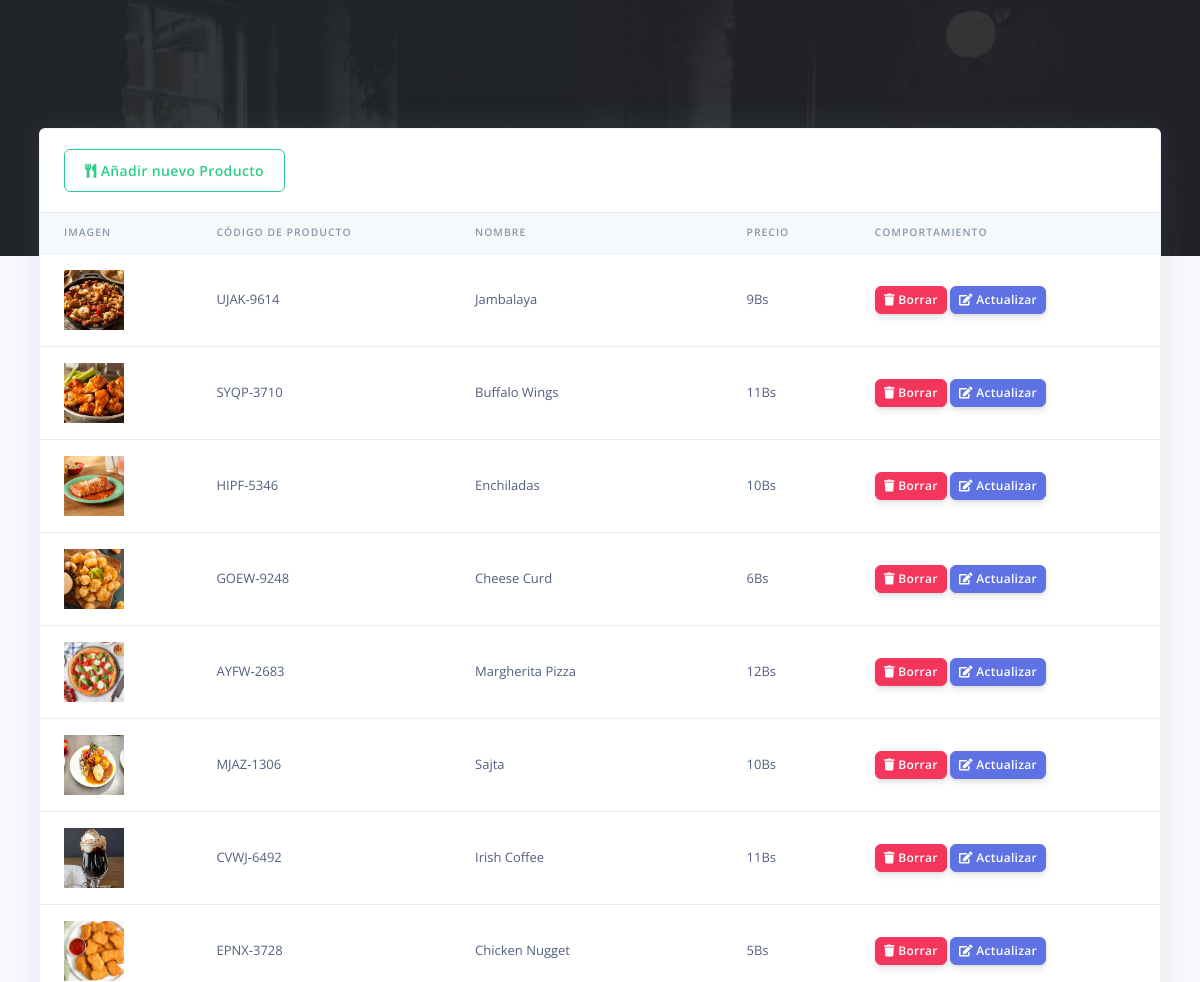
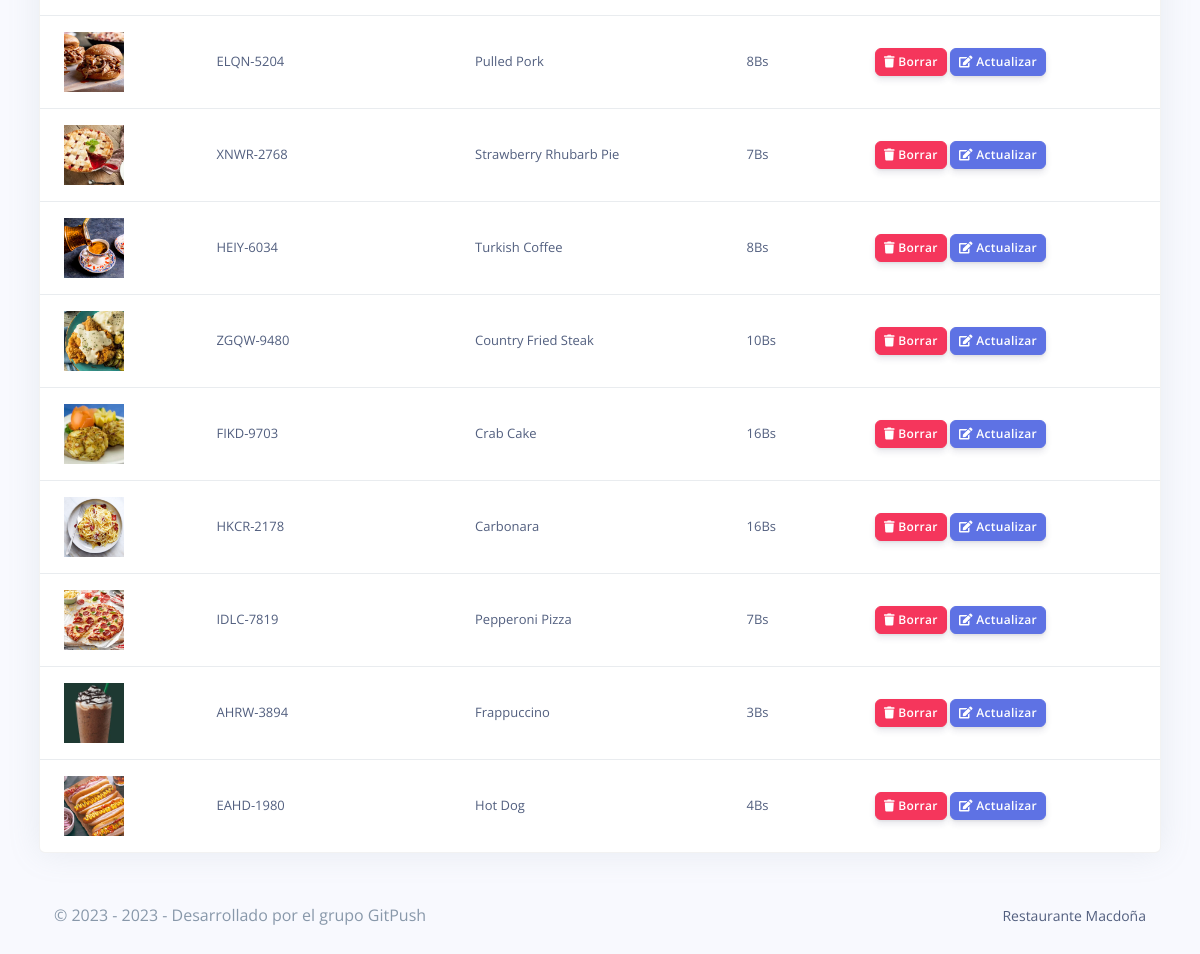
The app's page /Restro/admin/products.php (signed in) with its own data (2 pictures, top to bottom).
### tables this page shows
CREATE TABLE `rpos_productos` (
  `prod_id` varchar(200) NOT NULL,
  `prod_code` varchar(200) NOT NULL,
  `prod_nombre` varchar(200) NOT NULL,
  `prod_img` varchar(200) NOT NULL,
  `prod_desc` longtext NOT NULL,
  `prod_precio` varchar(200) NOT NULL,
  `created_at` timestamp(6) NOT NULL DEFAULT current_timestamp(6) ON UPDATE current_timestamp(6)
);

### Restro/admin/products.php (the view, shortened to what this page needs)
<?php
include('config/config.php');
require_once('partials/_head.php');
?>
<body>
  <div class="main-content">
    <div class="container-fluid mt--8">
      <div class="row">
        <div class="col">
          <div class="card shadow">
            <div class="card-header border-0">
              <a href="add_product.php" class="btn btn-outline-success">
                <i class="fas fa-utensils"></i>
                Añadir nuevo Producto
              </a>
            </div>
            <div class="table-responsive">
              <table class="table align-items-center table-flush">
                <thead class="thead-light">
                  <tr>
                    <th scope="col">IMAGEN</th>
                    <th scope="col">CÓDIGO DE PRODUCTO</th>
                    <th scope="col">NOMBRE</th>
                    <th scope="col">PRECIO</th>
                    <th scope="col">COMPORTAMIENTO</th>
                  </tr>
                </thead>
                <tbody>
                  <?php
                  $ret = "SELECT * FROM  rpos_productos ";
                  $stmt = $mysqli->prepare($ret);
                  $stmt->execute();
                  $res = $stmt->get_result();
                  while ($prod = $res->fetch_object()) {
                  ?>
                    <tr>
                      <td>
                        <?php
                        if ($prod->prod_img) {
                          echo "<img src='assets/img/products/$prod->prod_img' height='60' width='60 class='img-thumbnail'>";
                        } else {
                          echo "<img src='assets/img/products/default.jpg' height='60' width='60 class='img-thumbnail'>";
                        }
                        ?>
                      </td>
                      <td><?php echo $prod->prod_code; ?></td>
                      <td><?php echo $prod->prod_nombre; ?></td>
                      <td><?php echo $prod->prod_precio; ?>Bs</td>
                      <td>
                        <a href="delete_products.php?delete=<?php echo $prod->prod_id; ?>">
                          <button class="btn btn-sm btn-danger">
                            <i class="fas fa-trash"></i>
                            Borrar
                          </button>
                        </a>
                        <a href="update_product.php?update=<?php echo $prod->prod_id; ?>">
                          <button class="btn btn-sm btn-primary">
                            <i class="fas fa-edit"></i>
                            Actualizar
                          </button>
                        </a>
                      </td>
                    </tr>
                  <?php } ?>
                </tbody>
              </table>
            </div>
          </div>
        </div>
      </div>
      <?php
      require_once('partials/_footer.php');
      ?>
    </div>
  </div>
</body>
</html>

### records on screen
rpos_productos: prod_img (picture), prod_code "UJAK-9614", prod_nombre "Jambalaya", prod_precio "9"
rpos_productos: prod_img (picture), prod_code "SYQP-3710", prod_nombre "Buffalo Wings", prod_precio "11"
rpos_productos: prod_img (picture), prod_code "HIPF-5346", prod_nombre "Enchiladas", prod_precio "10"
rpos_productos: prod_img (picture), prod_code "GOEW-9248", prod_nombre "Cheese Curd", prod_precio "6"
rpos_productos: prod_img (picture), prod_code "AYFW-2683", prod_nombre "Margherita Pizza", prod_precio "12"
rpos_productos: prod_img (picture), prod_code "MJAZ-1306", prod_nombre "Sajta", prod_precio "10"
rpos_productos: prod_img (picture), prod_code "CVWJ-6492", prod_nombre "Irish Coffee", prod_precio "11"
rpos_productos: prod_img (picture), prod_code "EPNX-3728", prod_nombre "Chicken Nugget", prod_precio "5"
rpos_productos: prod_img (picture), prod_code "ELQN-5204", prod_nombre "Pulled Pork", prod_precio "8"
rpos_productos: prod_img (picture), prod_code "XNWR-2768", prod_nombre "Strawberry Rhubarb Pie", prod_precio "7"
rpos_productos: prod_img (picture), prod_code "HEIY-6034", prod_nombre "Turkish Coffee", prod_precio "8"
rpos_productos: prod_img (picture), prod_code "ZGQW-9480", prod_nombre "Country Fried Steak", prod_precio "10"
rpos_productos: prod_img (picture), prod_code "FIKD-9703", prod_nombre "Crab Cake", prod_precio "16"
rpos_productos: prod_img (picture), prod_code "HKCR-2178", prod_nombre "Carbonara", prod_precio "16"
rpos_productos: prod_img (picture), prod_code "IDLC-7819", prod_nombre "Pepperoni Pizza", prod_precio "7"
rpos_productos: prod_img (picture), prod_code "AHRW-3894", prod_nombre "Frappuccino", prod_precio "3"
rpos_productos: prod_img (picture), prod_code "EAHD-1980", prod_nombre "Hot Dog", prod_precio "4"
